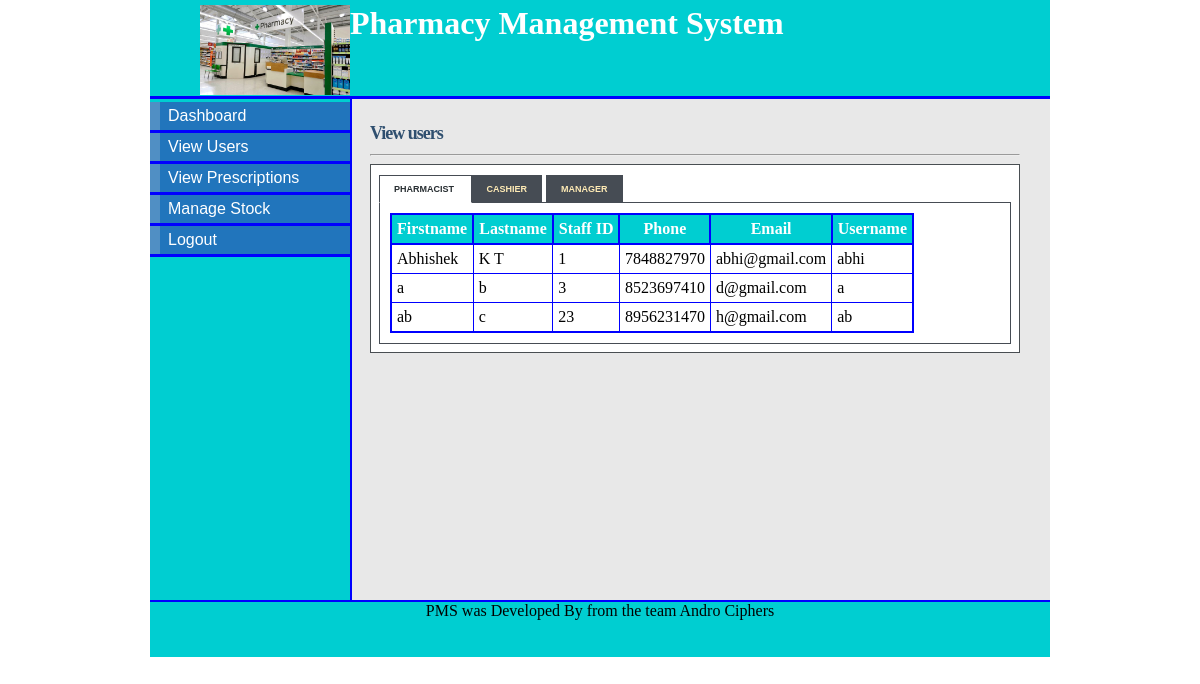
Before: /view.php (signed in) with the older database file.
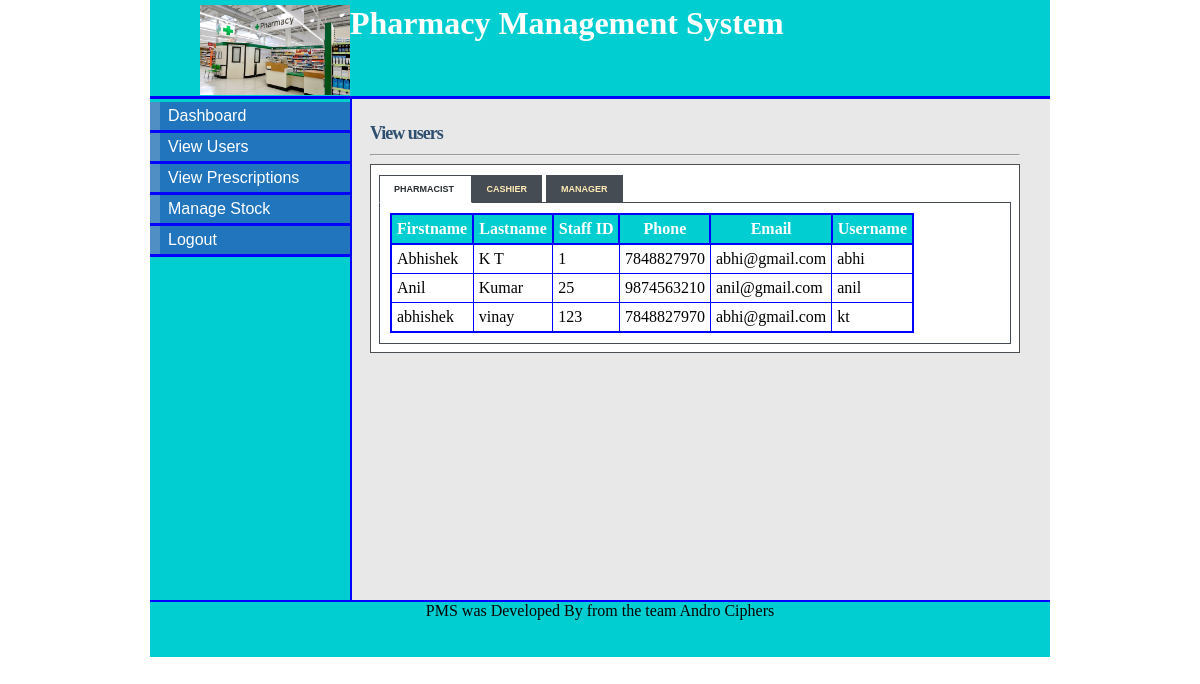
After: the same page with the newer database file.
### tables this page shows
CREATE TABLE `pharmacist` (
  `pharmacist_id` tinyint(5) NOT NULL,
  `first_name` varchar(15) NOT NULL,
  `last_name` varchar(15) NOT NULL,
  `staff_id` varchar(10) NOT NULL,
  `postal_address` varchar(20) NOT NULL,
  `phone` varchar(12) NOT NULL,
  `email` varchar(20) NOT NULL,
  `username` varchar(10) NOT NULL,
  `password` varchar(10) NOT NULL,
  `date` datetime NOT NULL
);

### view.php (the view, shortened to what this page needs)
<!DOCTYPE html>
<html>
<head>
<link rel="stylesheet" type="text/css" href="style/mystyle.css">
<link rel="stylesheet" href="style/style.css" type="text/css" media="screen" />
<link rel="stylesheet" href="style/table.css" type="text/css" media="screen" />
</head>
<body>
<div id="content">
<div id="header">
<h1><a href="#"><img src="images/main_logo.jpg"></a> Pharmacy Management System</h1></div>
<div id="left_column">
<div id="button">
		<ul>
			<li><a href="manager.php">Dashboard</a></li>
			<li><a href="view.php">View Users</a></li>
			<li><a href="view_prescription.php">View Prescriptions</a></li>
			<li><a href="stock.php">Manage Stock</a></li>
			<li><a href="logout.php">Logout</a></li>
		</ul>
</div>
</div>
<div id="main">
<div id="tabbed_box" class="tabbed_box">
    <h4>View users</h4>
<hr/>
    <div class="tabbed_area">
        <ul class="tabs">
            <li><a href="javascript:tabSwitch('tab_1', 'content_1');" id="tab_1" class="active">Pharmacist </a></li>
            <li><a href="javascript:tabSwitch('tab_2', 'content_2');" id="tab_2">Cashier</a></li>
			<li><a href="javascript:tabSwitch('tab_3', 'content_3');" id="tab_3">Manager</a></li>
        </ul>
        <div id="content_1" class="content">
<?php echo $message;
       $result = mysql_query("SELECT * FROM pharmacist")or die(mysql_error());
        echo "<table border='1' cellpadding='5'>";
        echo "<tr><th>Firstname</th> <th>Lastname </th> <th>Staff ID</th><th>Phone</th><th>Email</th><th>Username </th></tr>";
        while($row = mysql_fetch_array( $result )) {
                echo "<tr>";
                echo '<td>' . $row['first_name'] . '</td>';
				echo '<td>' . $row['last_name'] . '</td>';
				echo '<td>' . $row['staff_id'] . '</td>';
				echo '<td>' . $row['phone'] . '</td>';
				echo '<td>' . $row['email'] . '</td>';
				echo '<td>' . $row['username'] . '</td>';
			}
        echo "</table>";
?>
        </div>
    </div>
</div>
</div>
<div id="footer" align="Center"> PMS was Developed By from the team Andro Ciphers</div>
</div>
</body>
</html>

Changed rows visible on the page:
removed pharmacist: first_name "a", last_name "b", staff "3", phone "8523697410", email "d@gmail.com", username "a"
removed pharmacist: first_name "ab", last_name "c", staff "23", phone "8956231470", email "h@gmail.com", username "ab"
added pharmacist: first_name "Anil", last_name "Kumar", staff "25", phone "9874563210", email "anil@gmail.com", username "anil"
added pharmacist: first_name "abhishek", last_name "vinay", staff "123", phone "7848827970", email "abhi@gmail.com", username "kt"
